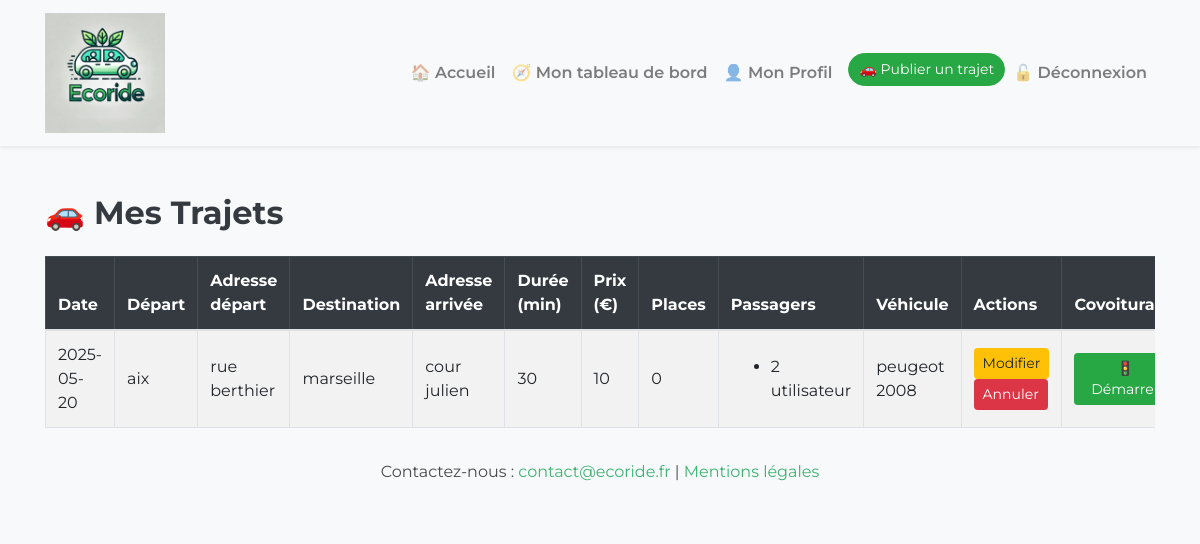
The page /views/mes_trajets.php (signed in) on the database as committed earlier.
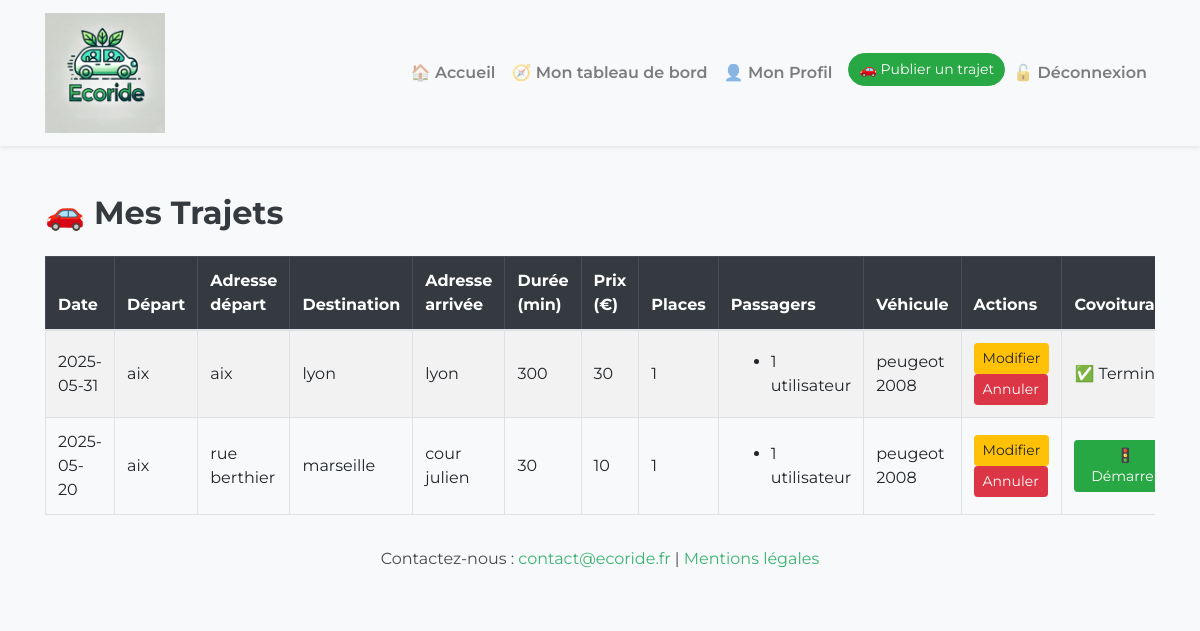
The same page on the database as committed later.
### tables this page shows
CREATE TABLE `trajets` (
  `id` int NOT NULL,
  `chauffeur` varchar(100) NOT NULL,
  `photo` varchar(255) DEFAULT 'default.jpg',
  `depart` varchar(100) NOT NULL,
  `adresse_depart` varchar(255) DEFAULT NULL,
  `destination` varchar(100) NOT NULL,
  `adresse_arrivee` varchar(255) DEFAULT NULL,
  `date` date NOT NULL,
  `prix` decimal(10,2) NOT NULL,
  `places` int NOT NULL DEFAULT '3',
  `vehicule_id` int DEFAULT NULL,
  `eco` tinyint(1) NOT NULL DEFAULT '0',
  `fumeur` tinyint(1) NOT NULL DEFAULT '0',
  `preferences` text,
  `created_at` timestamp NOT NULL DEFAULT CURRENT_TIMESTAMP,
  `user_id` int NOT NULL,
  `statut` enum('à_venir','en_cours','termine') DEFAULT 'à_venir',
  `duree_minutes` int NOT NULL DEFAULT '0'
);

CREATE TABLE `users` (
  `id` int NOT NULL,
  `nom` varchar(100) NOT NULL,
  `prenom` varchar(100) NOT NULL,
  `email` varchar(150) NOT NULL,
  `telephone` varchar(10) DEFAULT NULL,
  `mot_de_passe` varchar(255) NOT NULL,
  `created_at` timestamp NOT NULL DEFAULT CURRENT_TIMESTAMP,
  `credits` int NOT NULL DEFAULT '20',
  `role` enum('utilisateur','employe','admin','Utilisateur suspendu','employé suspendu') NOT NULL DEFAULT 'utilisateur',
  `photo` longblob
);

CREATE TABLE `vehicules` (
  `id` int NOT NULL,
  `user_id` int DEFAULT NULL,
  `marque` varchar(100) DEFAULT NULL,
  `modele` varchar(100) DEFAULT NULL,
  `couleur` varchar(100) DEFAULT NULL,
  `energie` varchar(50) DEFAULT NULL,
  `plaque_immatriculation` varchar(20) DEFAULT NULL,
  `date_immatriculation` date DEFAULT NULL
);

### models/Trajet.php (called while the page is built, shortened)
<?php
class Trajet {
    public function __construct(array $data) {
        $this->id = (int)($data['id'] ?? 0);
        $this->depart = $data['depart'] ?? '';
        $this->adresse_depart = $data['adresse_depart'] ?? '';
        $this->destination = $data['destination'] ?? '';
        $this->adresse_arrivee = $data['adresse_arrivee'] ?? '';
        $this->date = $data['date'] ?? '';
        $this->duree_minutes = (int)($data['duree_minutes'] ?? 0);
        $this->prix = isset($data['prix']) ? (float)$data['prix'] : 0.0;
        $this->places = (int)($data['places'] ?? 0);
        $this->statut = $data['statut'] ?? null;
        $this->marque = $data['marque'] ?? null;
        $this->modele = $data['modele'] ?? null;
    }
}

### views/mes_trajets.php (the view, shortened to what this page needs)
<?php
require_once __DIR__ . '/../config/database.php';
require_once __DIR__ . '/../models/Trajet.php';
$user_id = (int)$_SESSION['user_id'];
$sql = 'SELECT t.*, v.marque, v.modele
        FROM trajets t
        LEFT JOIN vehicules v ON t.vehicule_id = v.id
        WHERE t.user_id = ?
        ORDER BY t.date DESC';
$stmt = $conn->prepare($sql);
$stmt->execute([$user_id]);
$trajets = $stmt->fetchAll(PDO::FETCH_ASSOC);
$raw_trajets = $trajets;
$trajets = [];
foreach ($raw_trajets as $row) {
    $trajets[] = new Trajet($row);
}
require_once __DIR__ . '/../templates/header.php';
?>
<div class="container mt-5">
    <h2 class="mb-4">🚗 Mes Trajets</h2>
    <?php if (!empty($trajets)): ?>
        <div class="table-responsive">
            <table class="table table-bordered table-striped">
                <thead class="table-dark">
                    <tr>
                        <th>Date</th>
                        <th>Départ</th>
                        <th>Adresse départ</th>
                        <th>Destination</th>
                        <th>Adresse arrivée</th>
                        <th>Durée (min)</th>
                        <th>Prix (€)</th>
                        <th>Places</th>
                        <th>Passagers</th>
                        <th>Véhicule</th>
                        <th>Actions</th>
                        <th>Covoiturage</th>
                    </tr>
                </thead>
                <tbody>
                <?php foreach ($trajets as $trajet): ?>
                    <tr>
                        <td><?= htmlspecialchars($trajet->date ?? '', ENT_QUOTES, 'UTF-8') ?></td>
                        <td><?= htmlspecialchars($trajet->depart ?? '', ENT_QUOTES, 'UTF-8') ?></td>
                        <td><?= htmlspecialchars($trajet->adresse_depart ?? '', ENT_QUOTES, 'UTF-8') ?></td>
                        <td><?= htmlspecialchars($trajet->destination ?? '', ENT_QUOTES, 'UTF-8') ?></td>
                        <td><?= htmlspecialchars($trajet->adresse_arrivee ?? '', ENT_QUOTES, 'UTF-8') ?></td>
                        <td><?= (int)($trajet->duree_minutes ?? 0) ?></td>
                        <td><?= htmlspecialchars($trajet->prix ?? '', ENT_QUOTES, 'UTF-8') ?></td>
                        <td><?= (int)($trajet->places ?? 0) ?></td>
                        <td>
                            <?php
                            $stmtP = $conn->prepare('
                                SELECT u.prenom, u.nom
                                FROM reservations r
                                JOIN users u ON r.user_id = u.id
                                WHERE r.trajet_id = ?
                            ');
                            $stmtP->execute([(int)$trajet->id]);
                            $passagers = $stmtP->fetchAll(PDO::FETCH_ASSOC);
                            if (!empty($passagers)): ?>
                                <ul class="mb-0 ps-3">
                                    <?php foreach ($passagers as $p): ?>
                                        <li><?= htmlspecialchars(($p['prenom'] ?? '') . ' ' . ($p['nom'] ?? ''), ENT_QUOTES, 'UTF-8') ?></li>
                                    <?php endforeach; ?>
                                </ul>
                            <?php else: ?>
                                <em>Aucun</em>
                            <?php endif; ?>
                        </td>
                        <td><?= htmlspecialchars(($trajet->marque ?? '') . ' ' . ($trajet->modele ?? ''), ENT_QUOTES, 'UTF-8') ?></td>
                        <td>
                            <a href="/views/modifier_trajet.php?id=<?= (int)$trajet->id ?>" class="btn btn-sm btn-warning">Modifier</a>
                            <a href="/views/supprimer_trajet.php?id=<?= (int)$trajet->id ?>"
                               onclick="return confirm('⚠️ Êtes-vous sûr de vouloir annuler ce trajet ? Tous les passagers seront remboursés et prévenus par mail.')"
                               class="btn btn-danger btn-sm">
                               Annuler
                            </a>
                        </td>
                        <td>
                            <?php if (($trajet->statut ?? '') === 'à_venir'): ?>
                                <a href="/controllers/changer_statut.php?id=<?= (int)$trajet->id ?>&action=demarrer" class="btn btn-success btn-sm">🚦 Démarrer</a>
                            <?php elseif (($trajet->statut ?? '') === 'en_cours'): ?>
                                <a href="/controllers/changer_statut.php?id=<?= (int)$trajet->id ?>&action=terminer" class="btn btn-primary btn-sm">🏁 Arrivée</a>
                            <?php elseif (($trajet->statut ?? '') === 'termine'): ?>
                                ✅ Terminé
                            <?php endif; ?>
                        </td>
                    </tr>
                <?php endforeach; ?>
                </tbody>
            </table>
        </div>
    <?php else: ?>
        <div class="alert alert-info">Aucun trajet trouvé.</div>
    <?php endif; ?>
</div>
<?php require_once __DIR__ . '/../templates/footer.php'; ?>

### templates/header.php (shortened to what this page needs)
<!DOCTYPE html>
<html lang="fr">
<head>
  <link rel="stylesheet" href="https://stackpath.bootstrapcdn.com/bootstrap/4.5.2/css/bootstrap.min.css">
  <link rel="stylesheet" href="/assets/css/style.css">
</head>
<body>
<nav class="navbar navbar-expand-lg navbar-light bg-light shadow-sm">
  <div class="container">
    <a class="navbar-brand" href="/index.php">
      <img src="/assets/images/logo_ecoride.jpg" alt="Logo EcoRide" style="max-width: 120px;">
    </a>
    <div class="collapse navbar-collapse justify-content-end" id="navbarNav">
      <ul class="navbar-nav">
        <?php if (isset($_SESSION['user_id'])): ?>
          <?php if ($_SESSION['role'] === 'admin'): ?>
            <li class="nav-item"><a class="nav-link" href="/views/accueil_admin.php">🧭Dashboard Admin</a></li>
            <li class="nav-item"><a class="nav-link" href="/views/gerer_utilisateurs.php">👥 Gérer Utilisateurs</a></li>
            <li class="nav-item"><a class="nav-link" href="/views/gerer_employes.php">🧑‍💼 Gérer Employés</a></li>
            <li class="nav-item"><a class="nav-link" href="/views/historique_avis.php">📜 Historique avis</a><br>
            <li class="nav-item"><a class="nav-link" href="/views/historique_signalements.php">📜 Historique signalements</a><br>
            <li class="nav-item"><a class="nav-link" href="/views/statistiques.php">📊 Statistiques</a></li>
          <?php elseif ($_SESSION['role'] === 'employe'): ?>
            <li class="nav-item"><a class="nav-link" href="/views/accueil_employe.php">🧭 Espace Employé</a></li>
            <li class="nav-item"><a class="nav-link" href="/views/espace_employe.php">🗣 Modérer Avis</a></li>
          <?php elseif ($_SESSION['role'] === 'utilisateur'): ?>
            <li class="nav-item"><a class="nav-link" href="/index.php">🏠 Accueil</a></li>
            <li class="nav-item"><a class="nav-link" href="/views/espace_utilisateur.php">🧭 Mon tableau de bord</a></li>
            <li class="nav-item"><a class="nav-link" href="/views/profil.php">👤 Mon Profil</a></li>
            <li class="nav-item"><a class="btn btn-success btn-sm ml-2" href="/views/ajouter_trajet.php">🚗 Publier un trajet</a></li>
          <?php endif; ?>
          <li class="nav-item"><a class="nav-link" href="/controllers/deconnexion.php">🔓 Déconnexion</a></li>
          <?php endif; ?>
      </ul>
    </div>
  </div>
</nav>

### templates/footer.php (shortened to what this page needs)
<footer class="footer text-center py-3">
  <p>
    Contactez-nous : <a href="mailto:contact@ecoride.fr">contact@ecoride.fr</a> |
    <a href="/mentions-legales.php">Mentions légales</a>
  </p>
</footer>
</body>
</html>
</body>
</html>

### assets/css/style.css (style rules this page uses)
body { font-family: 'Open Sans', sans-serif; color: #4A4A4A; }
h1, h2, h3 { font-family: 'Montserrat', sans-serif; }
.footer { background-color: #f8f9fa; padding: 20px; text-align: center; }
footer a { color: #3CB371 ; text-decoration: none; }
.navbar { font-size: 16px; }
.navbar .navbar-brand img { max-width: 100px; }
.navbar-nav .btn { font-size: 14px; padding: 5px 10px; border-radius: 20px; }
.navbar-nav .nav-link { font-weight: 600; }
body { background-color: #f8f9fa; font-family: 'Montserrat', sans-serif; }
h2 { font-weight: 700; color: #343a40; }
.table th, .table td { vertical-align: middle; }
.table th { background-color: #343a40; color: white; }
.table-striped tbody tr:nth-of-type(odd) { background-color: #f2f2f2; }

Rows that differ between the two databases and show on the page:
added trajets: date "2025-05-31", depart "aix", adresse_depart "aix", destination "lyon", adresse_arrivee "lyon", duree_minutes "300", prix "30", places "1", vehicule.modele "peugeot 2008"
added users: prenom+nom "1 utilisateur"
changed trajets "rue berthier": loses users (prenom+nom "2 utilisateur"); places "0" → "1"
